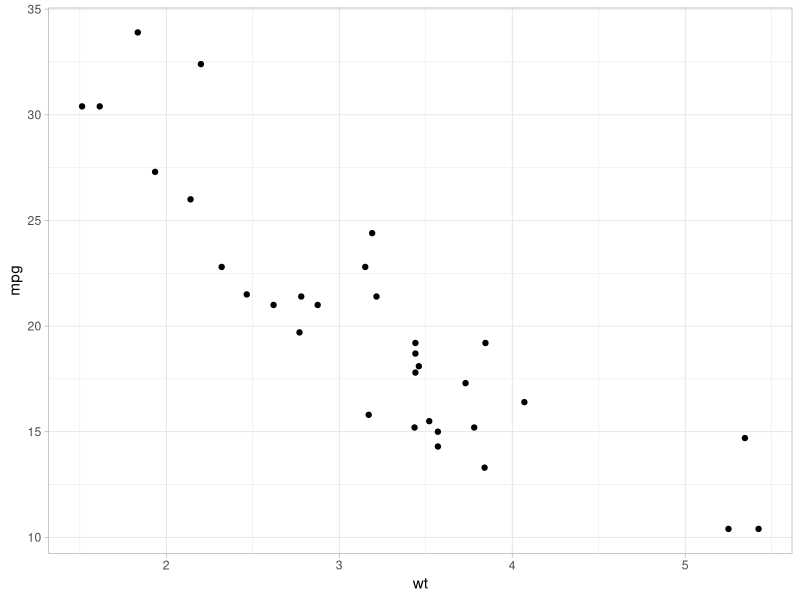
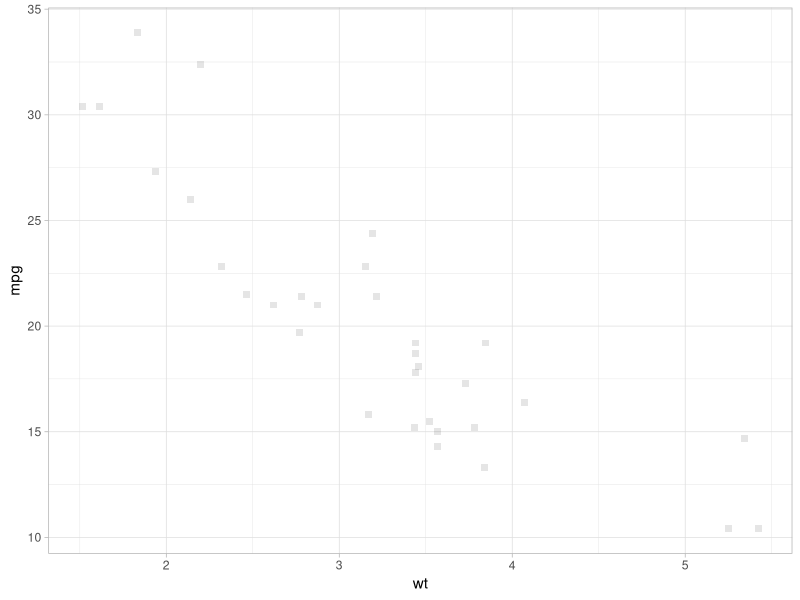

Reproduce these figures in R, in order.
library(ggplot2)

ggplot(mtcars, aes(x=wt, y=mpg)) + geom_point() + 
  theme_light()

ggplot(mtcars, aes(x=wt, y=mpg)) + 
  geom_point(size=2, shape=15, alpha = 1/10) +
  theme_light()
